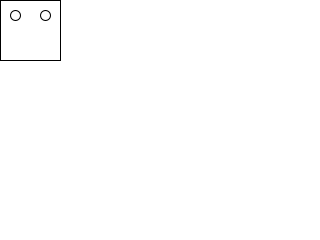
Frame 1 (no input)
Frame 60 (the mouse pressed at the canvas centre just before this capture): identical to frame 1, image omitted
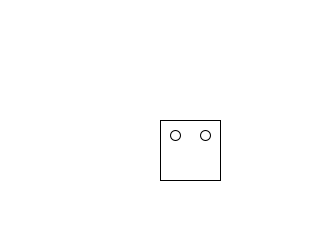
Frame 120 (the mouse held since frame 60 and released just before this capture)

The Processing sketch that drew these frames (run headless with seeded random() and noise(); from frame 60 on, the mouse is pressed at the canvas centre):

// Processing sketch: processing_89279
// ── processing_89279.pde

int x =200;
int y =20;
int w =60;
int h =60;

void setup(){
  size (320,240);
}

void draw(){
  smooth();
  background(255);
  x = mouseX;
  y = mouseY;
rect(x, y, w,h);
ellipse(x+15,y+15,10,10);
ellipse(x+w-15,y+15,10,10);
println("x = " +x);
}
